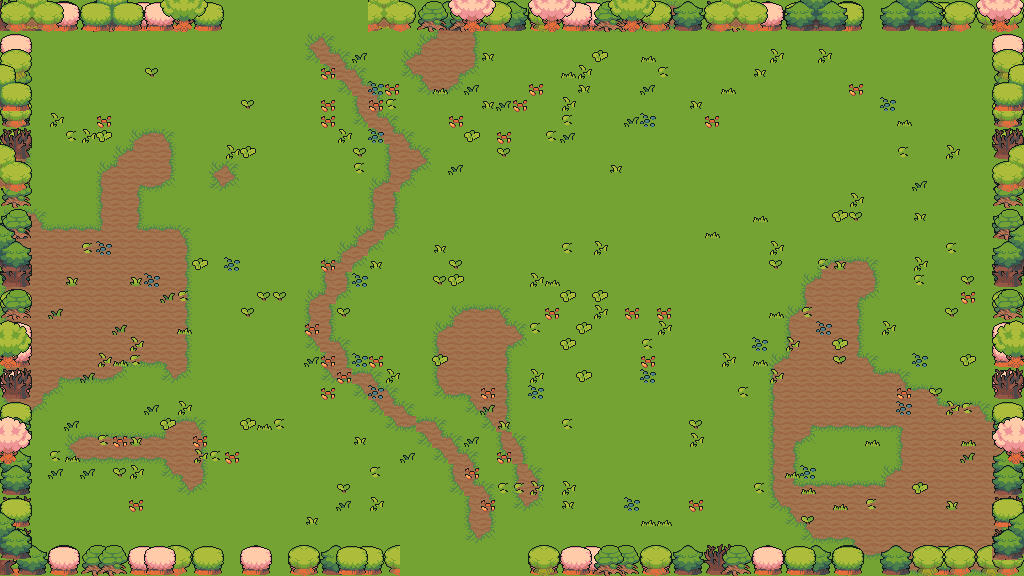

The image is a tile-based game level rendered from a .tmx file. Its description and source (layers, tilesets, objects; grid data summarised) follow:
An orthogonal 64x36 tile map with 16x16 px tiles, 7 tile layers (floor, ground, path, decor, ...), 5 tilesets and 37 objects (20x prop, 8x obstacle, 6x spawn, 2x door, playerStart).

<map version="1.10" tiledversion="1.11.0" orientation="orthogonal" renderorder="right-down" width="64" height="36" tilewidth="16" tileheight="16" infinite="0" nextlayerid="9" nextobjectid="38">
 <properties>
    <property name="chapter" type="int" value="2" />
    <property name="room" type="int" value="4" />
    <property name="isBossRoom" type="bool" value="false" />
 </properties>
 <tileset firstgid="1" source="field.tsx" />
 <tileset firstgid="76" source="water.tsx" />
 <tileset firstgid="552" source="nature.tsx" />
 <tileset firstgid="1056" source="floordetail.tsx" />
 <tileset firstgid="1136" source="tilefloor.tsx" />
 <layer id="1" name="floor" width="64" height="36">
  <data>[2304 cells, 2304 non-empty, 1 distinct tile ids]</data>
 </layer>
 <layer id="2" name="ground" width="64" height="36">
  <data>[2304 cells, 470 non-empty, 13 distinct tile ids]</data>
 </layer>
 <layer id="3" name="path" width="64" height="36">
  <data>[2304 cells, 86 non-empty, 11 distinct tile ids]</data>
 </layer>
 <layer id="4" name="decor" width="64" height="36">
  <data>[2304 cells, 211 non-empty, 9 distinct tile ids]</data>
 </layer>
 <layer id="5" name="border-back" width="64" height="36">
  <data>[2304 cells, 289 non-empty, 28 distinct tile ids]</data>
 </layer>
 <layer id="6" name="border-mid" width="64" height="36">
  <data>[2304 cells, 278 non-empty, 28 distinct tile ids]</data>
 </layer>
 <layer id="7" name="border-front" width="64" height="36">
  <data>[2304 cells, 148 non-empty, 54 distinct tile ids]</data>
 </layer>
 <objectgroup id="8" name="objects">
  <object id="1" name="playerStart" x="464" y="336"><point /></object>
  <object id="2" name="spawn" x="544" y="448">
   <properties>
    <property name="role" value="chaser" />
    <property name="wave" type="int" value="1" />
    <property name="elite" type="bool" value="false" />
   </properties>
  <point /></object>
  <object id="3" name="spawn" x="400" y="488">
   <properties>
    <property name="role" value="caster" />
    <property name="wave" type="int" value="1" />
    <property name="elite" type="bool" value="false" />
   </properties>
  <point /></object>
  <object id="4" name="spawn" x="624" y="232">
   <properties>
    <property name="role" value="caster" />
    <property name="wave" type="int" value="2" />
    <property name="elite" type="bool" value="false" />
   </properties>
  <point /></object>
  <object id="5" name="spawn" x="392" y="240">
   <properties>
    <property name="role" value="tank" />
    <property name="wave" type="int" value="2" />
    <property name="elite" type="bool" value="false" />
   </properties>
  <point /></object>
  <object id="6" name="spawn" x="584" y="392">
   <properties>
    <property name="role" value="chaser" />
    <property name="wave" type="int" value="3" />
    <property name="elite" type="bool" value="false" />
   </properties>
  <point /></object>
  <object id="7" name="spawn" x="384" y="416">
   <properties>
    <property name="role" value="chaser" />
    <property name="wave" type="int" value="3" />
    <property name="elite" type="bool" value="false" />
   </properties>
  <point /></object>
  <object id="8" name="door" x="464" y="568"><point /></object>
  <object id="9" name="door" x="312" y="8"><point /></object>
  <object id="10" name="obstacle" x="0" y="544" width="400" height="32">
   <properties>
    <property name="kind" value="edge" />
   </properties>
  </object>
  <object id="11" name="obstacle" x="528" y="544" width="496" height="32">
   <properties>
    <property name="kind" value="edge" />
   </properties>
  </object>
  <object id="12" name="obstacle" x="0" y="0" width="240" height="32">
   <properties>
    <property name="kind" value="edge" />
   </properties>
  </object>
  <object id="13" name="obstacle" x="368" y="0" width="656" height="32">
   <properties>
    <property name="kind" value="edge" />
   </properties>
  </object>
  <object id="14" name="obstacle" x="0" y="32" width="32" height="512">
   <properties>
    <property name="kind" value="edge" />
   </properties>
  </object>
  <object id="15" name="obstacle" x="992" y="32" width="32" height="512">
   <properties>
    <property name="kind" value="edge" />
   </properties>
  </object>
  <object id="16" name="obstacle" x="272" y="128" width="32" height="32">
   <properties>
    <property name="kind" value="pillar" />
   </properties>
  </object>
  <object id="17" name="obstacle" x="656" y="192" width="16" height="48">
   <properties>
    <property name="kind" value="wall" />
   </properties>
  </object>
  <object id="18" name="prop" x="222" y="338" width="64" height="48">
   <properties>
    <property name="key" value="house-red" />
   </properties>
  </object>
  <object id="19" name="prop" x="94" y="44" width="32" height="32">
   <properties>
    <property name="key" value="bush-blue" />
   </properties>
  </object>
  <object id="20" name="prop" x="80" y="192" width="16" height="16">
   <properties>
    <property name="key" value="flower-sun" />
   </properties>
  </object>
  <object id="21" name="prop" x="416" y="48" width="16" height="16">
   <properties>
    <property name="key" value="flower-red" />
   </properties>
  </object>
  <object id="22" name="prop" x="416" y="112" width="16" height="16">
   <properties>
    <property name="key" value="bush-light" />
   </properties>
  </object>
  <object id="23" name="prop" x="128" y="128" width="16" height="16">
   <properties>
    <property name="key" value="bush-green" />
   </properties>
  </object>
  <object id="24" name="prop" x="760" y="136" width="32" height="32">
   <properties>
    <property name="key" value="tree-green" />
   </properties>
  </object>
  <object id="25" name="prop" x="928" y="112" width="16" height="16">
   <properties>
    <property name="key" value="flower-clover" />
   </properties>
  </object>
  <object id="26" name="prop" x="944" y="176" width="16" height="16">
   <properties>
    <property name="key" value="bush-dark" />
   </properties>
  </object>
  <object id="27" name="prop" x="880" y="48" width="16" height="16">
   <properties>
    <property name="key" value="bush-light" />
   </properties>
  </object>
  <object id="28" name="prop" x="286" y="462" width="32" height="32">
   <properties>
    <property name="key" value="rock-boulder-gray" />
   </properties>
  </object>
  <object id="29" name="prop" x="224" y="528" width="16" height="16">
   <properties>
    <property name="key" value="bush-dark" />
   </properties>
  </object>
  <object id="30" name="prop" x="160" y="352" width="16" height="16">
   <properties>
    <property name="key" value="flower-yellow" />
   </properties>
  </object>
  <object id="31" name="prop" x="432" y="480" width="16" height="16">
   <properties>
    <property name="key" value="grass-tall" />
   </properties>
  </object>
  <object id="32" name="prop" x="352" y="528" width="16" height="16">
   <properties>
    <property name="key" value="bush-green" />
   </properties>
  </object>
  <object id="33" name="prop" x="623" y="440" width="16" height="32">
   <properties>
    <property name="key" value="totem" />
   </properties>
  </object>
  <object id="34" name="prop" x="800" y="396" width="48" height="48">
   <properties>
    <property name="key" value="tree-big-orange" />
   </properties>
  </object>
  <object id="35" name="prop" x="608" y="352" width="16" height="16">
   <properties>
    <property name="key" value="flower-red" />
   </properties>
  </object>
  <object id="36" name="prop" x="848" y="528" width="16" height="16">
   <properties>
    <property name="key" value="flower-sun" />
   </properties>
  </object>
  <object id="37" name="prop" x="720" y="464" width="16" height="16">
   <properties>
    <property name="key" value="flower-clover" />
   </properties>
  </object>
 </objectgroup>
</map>
